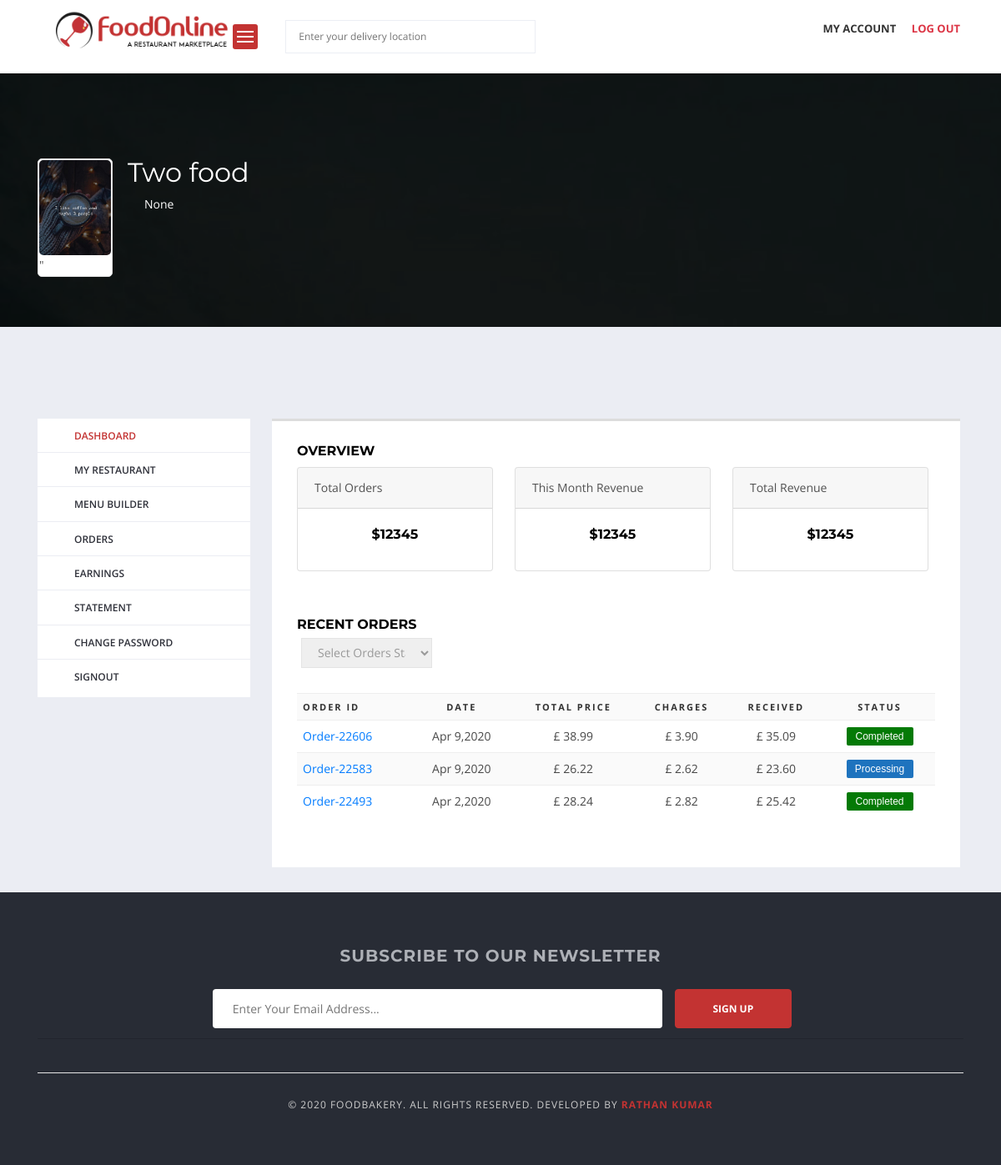
The app's page /vendordashboard/ (signed in) with its own data.
### vendor/models.py (models this page shows, shortened)
class Vendor(models.Model):
    vendor_user=models.OneToOneField(User, related_name='vendor_user',
                              on_delete=models.CASCADE)
    vendor_user_profile=models.OneToOneField(UserProfile,related_name='vendor_user_profile',
                                      on_delete=models.CASCADE)
    vendor_name=models.CharField(max_length=50)
    vendor_license=models.ImageField(upload_to='vendor/license')
    is_approved=models.BooleanField(default=False)
    created_at=models.DateTimeField(auto_now_add=True)
    modified_at=models.DateTimeField(auto_now=True)

### accounts/models.py (models this page shows, shortened)
class UserProfile(models.Model):
    user= models.OneToOneField(User, on_delete=models.CASCADE, related_name='user')
    profile_picture=models.ImageField(upload_to='user/profile_picture',blank=True,null=True)
    cover_photo=models.ImageField(upload_to='user/cover_picture',blank=True,null=True)
    address=models.CharField(max_length=500,blank=True,null=True)
    country=models.CharField(max_length=50, blank=True,null=True)
    state=models.CharField(max_length=50, blank=True,null=True)
    city=models.CharField(max_length=50, blank=True,null=True)
    pin_code=models.CharField(max_length=10, blank=True,null=True)
    latitude=models.CharField(max_length=50, blank=True,null=True)
    longitute=models.CharField(max_length=50, blank=True,null=True)
    created_at=models.DateTimeField(auto_now_add=True)
    modify_at=models.DateTimeField(auto_now=True)

### accounts/views.py (the view)
# urls.py: path('vendordashboard/', views.vendordashboard, name='vendordashboard'),
@login_required(login_url='login')
@user_passes_test(check_vendor_role)
def vendordashboard(request):
    return render(request,'accounts/vendordashboard.html')

### accounts/context_processors.py (called while the page is built)
def get_vendor(request):
    try:
        vendor=Vendor.objects.get(vendor_user=request.user)
    except:
        vendor=None
    return dict(vendor=vendor)

### accounts/views.py (called while the page is built)
def check_vendor_role(user):
    if user.role==1:
        return True
    else:
        raise PermissionDenied

### templates/accounts/vendordashboard.html (shortened to what this page needs)
{% extends 'base.html' %}
{% load static %}
{% block content %}
<div class="main-section">
   {% include 'includes/cover.html' %}
    <div class="page-section account-header buyer-logged-in">
        <div class="container">
            <div class="row">
                <div class="col-lg-3 col-md-3 col-sm-12 col-xs-12">
                   {% include 'includes/v_sidebar.html' %}
                </div>
                <div class="col-lg-9 col-md-9 col-sm-12 col-xs-12">
                    <div class="user-dashboard loader-holder">
                        <div class="user-holder">
                            <h5 class="text-uppercase">Overview</h5>
                            <div class="row">
                                <div class="col-lg-4 col-md-4 col-sm-12 col-xs-12">
                                    <div class="card">
                                        <div class="card-header">
                                            Total Orders
                                        </div>
                                        <div class="card-body text-center">
                                            <a href=""><h5 class="card-title">$12345</h5></a>
                                        </div>
                                    </div>
                                </div>
                                <div class="col-lg-4 col-md-4 col-sm-12 col-xs-12">
                                    <div class="card">
                                        <div class="card-header">
                                            This Month Revenue
                                        </div>
                                        <div class="card-body text-center">
                                            <a href=""><h5 class="card-title">$12345</h5></a>
                                        </div>
                                    </div>
                                </div>
                                <div class="col-lg-4 col-md-4 col-sm-12 col-xs-12">
                                    <div class="card">
                                        <div class="card-header">
                                            Total Revenue
                                        </div>
                                        <div class="card-body text-center">
                                            <a href=""><h5 class="card-title">$12345</h5></a>
                                        </div>
                                    </div>
                                </div>
                            </div>
                            <br>
                            <br>
                            <div class="col-lg-12 col-md-12 col-sm-12 col-xs-12">
                                <div class="row">
                                    <div class="element-title has-border right-filters-row">
                                        <h5>Recent Orders</h5>
                                        <div class="right-filters row pull-right">
                                            <div class="col-lg-6 col-md-6 col-xs-6">
                                                <div class="input-field">
                                                    <select class="chosen-select-no-single">
                                                        <option selected="selected" value="">Select Orders Status</option>
                                                    </select>
                                                </div>
                                            </div>
                                        </div>
                                    </div>
                                </div>
                            </div>
                            <div class="row">
                                <div class="col-lg-12 col-md-12 col-sm-12 col-xs-12">
                                    <div class="user-orders-list">
                                        <div class="responsive-table">
                                            <ul class="table-generic">
                                                <li class="order-heading-titles">
                                                    <div>Order id</div>
                                                    <div>Date</div>
                                                    <div>Total Price</div>
                                                    <div>Charges</div>
                                                    <div>Received</div>
                                                    <div>Status</div>
                                                </li>
                                                <li class="order-heading-titles">
                                                    <div><a href="#" data-toggle="modal" data-target="#order-det-22606">order-22606</a></div>
                                                    <div>Apr 9,2020</div>
                                                    <div>£ 38.99</div>
                                                    <div>£ 3.90</div>
                                                    <div>£ 35.09</div>
                                                    <div><span class="order-status" style="background-color: #047a06;">Completed</span></div>
                                                </li>
                                                <li class="order-heading-titles">
                                                    <div><a href="#" data-toggle="modal" data-target="#order-det-22606">order-22583</a></div>
                                                    <div>Apr 9,2020</div>
                                                    <div>£ 26.22</div>
                                                    <div>£ 2.62</div>
                                                    <div>£ 23.60</div>
                                                    <div><span class="order-status" style="background-color: #1e73be;">Processing</span></div>
                                                </li>
                                                <li class="order-heading-titles">
                                                    <div><a href="#" data-toggle="modal" data-target="#order-det-22606">order-22493</a></div>
                                                    <div>Apr 2,2020</div>
                                                    <div>£ 28.24</div>
                                                    <div>£ 2.82</div>
                                                    <div>£ 25.42</div>
                                                    <div><span class="order-status" style="background-color: #047a06;">Completed</span></div>
                                                </li>
                                            </ul>
                                        </div>
                                    </div>
                                </div>
                            </div>
                        </div>
                    </div>
                </div>
            </div>
        </div>
    </div>
</div>
{% endblock content %}

### templates/includes/cover.html
{% load static %}
<div class="page-section restaurant-detail-image-section" style=" background: url({% if vendor.vendor_user_profile.cover_photo %}{{ vendor.vendor_user_profile.cover_photo.url }} {% else %}{% static 'images/de_cover.jpg' %} {% endif %} ) no-repeat scroll 0 0 / cover;">
    <div class="container">
        <div class="row">
            <div class="col-lg-12 col-md-12 col-sm-12 col-xs-12">
                <div class="company-info-detail">
                    <div class="company-info">
                        <div class="img-holder">
                            <figure>
                                {% if vendor.vendor_user_profile.profile_picture %}
                                <img src="{{ vendor.vendor_user_profile.profile_picture.url }}"alt="">
                                {% else %}
                                {% static 'images/de_cover.jpg' %}
                                 {% endif %}"
                            </figure>
                        </div>
                        <div class="text-holder">
                            <span class="restaurant-title">{{vendor.vendor_name}}</span>
                            <div class="text">
                                <i class="icon-location"></i>
                                <p>{{vendor.vendor_user_profile.address}}</p>
                            </div>
                        </div>
                    </div>
                </div>
            </div>
        </div>
    </div>
</div>

### templates/base.html (style rules this page uses)
body, .main-section p, .mce-content-body p { font:Normal 14px/24px "Open Sans", sans-serif;letter-spacing: 0px;text-transform: none;color: #515151 !important; }

### records on screen
Vendor: vendor_user_profile.cover_photo (picture), vendor_user_profile.profile_picture (picture), vendor_name "Two food", vendor_user_profile.address "None"
